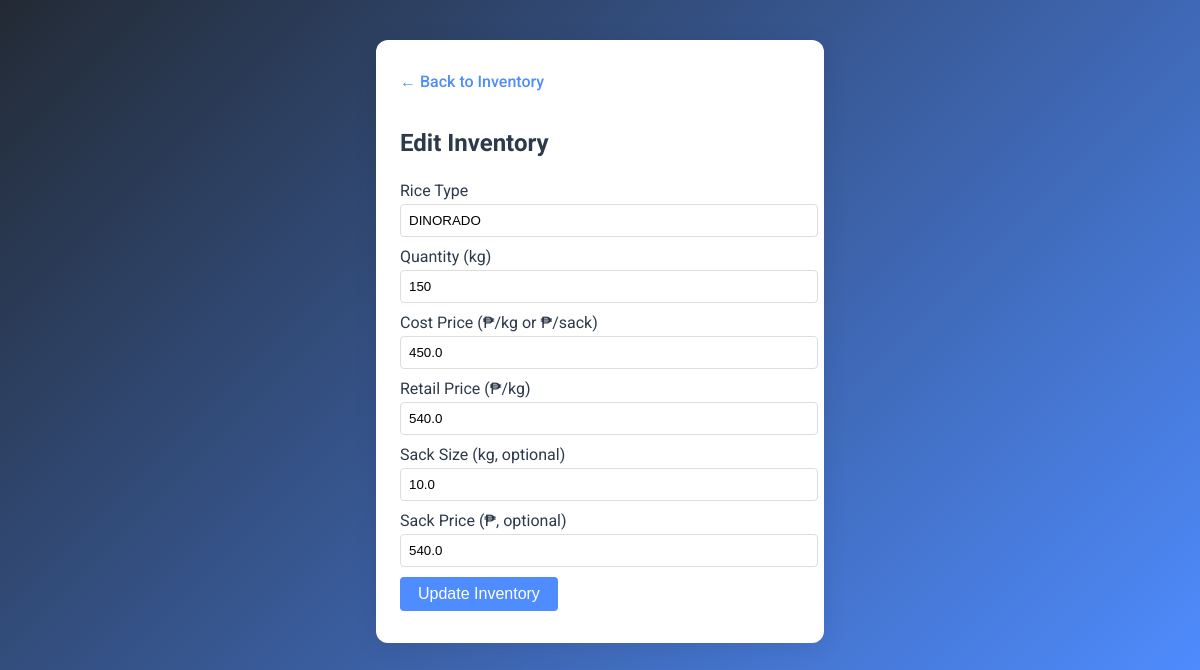
Screenshot of /inventory/edit/10 with the database file from the repository.
### tables this page shows
CREATE TABLE inventory (
            id INTEGER PRIMARY KEY AUTOINCREMENT,
            product_name TEXT NOT NULL,
            supplier_id INTEGER,
            quantity INTEGER,
            cost_price REAL,
            retail_price REAL,
            sack_size REAL,
            sack_price REAL,
            FOREIGN KEY (supplier_id) REFERENCES suppliers(id)
        );

### app.py (the view, shortened to what this page needs)
@app.route('/inventory/edit/<int:item_id>', methods=['GET', 'POST'])
def edit_inventory(item_id):
    item = query_db('SELECT * FROM inventory WHERE id = ?', (item_id,), one=True)
    return render_template('edit_inventory.html', item=item)

### database/db.py (called while the page is built)
def get_db():
    db = getattr(g, '_database', None)
    if db is None:
        db = g._database = sqlite3.connect(DATABASE)
        db.row_factory = sqlite3.Row
    return db

def query_db(query, args=(), one=False):
    cur = get_db().execute(query, args)
    rv = cur.fetchall()
    cur.close()
    return (rv[0] if rv else None) if one else rv

### templates/edit_inventory.html (shortened to what this page needs)
<!DOCTYPE html>
<html lang="en">
<head>
</head>
<body>
    <div class="container">
        <a href="/inventory" class="back-link">&larr; Back to Inventory</a>
        <h2>Edit Inventory</h2>
        <form action="/inventory/edit/{{ item['id'] }}" method="post">
        <div class="form-row">
            <label for="product_name">Rice Type</label>
            <input type="text" id="product_name" name="product_name" value="{{ item['product_name'] }}" required>
        </div>
        <div class="form-row">
            <label for="quantity">Quantity (kg)</label>
            <input type="number" id="quantity" name="quantity" value="{{ item['quantity'] }}" min="1" required>
        </div>
        <div class="form-row">
            <label for="cost_price">Cost Price (₱/kg or ₱/sack)</label>
            <input type="number" id="cost_price" name="cost_price" value="{{ item['cost_price'] }}" min="0" step="0.01" required>
        </div>
        <div class="form-row">
            <label for="retail_price">Retail Price (₱/kg)</label>
            <input type="number" id="retail_price" name="retail_price" value="{{ item['retail_price'] }}" min="0" step="0.01" required>
        </div>
        <div class="form-row">
            <label for="sack_size">Sack Size (kg, optional)</label>
            <input type="number" id="sack_size" name="sack_size" value="{{ item['sack_size'] if item['sack_size'] else '' }}" min="1" step="0.01" placeholder="e.g. 25 or 50">
        </div>
        <div class="form-row">
            <label for="sack_price">Sack Price (₱, optional)</label>
            <input type="number" id="sack_price" name="sack_price" value="{{ item['sack_price'] if item['sack_price'] else '' }}" min="0" step="0.01" placeholder="e.g. 1200.00">
        </div>
        <button type="submit" class="btn">Update Inventory</button>
        </form>
    </div>
</body>
</html>

### templates/edit_inventory.html (style rules this page uses)
body { font-family: 'Roboto', Arial, sans-serif; background: linear-gradient(135deg, #232a34 0%, #4f8cff 100%); margin: 0; transition: background 0.6s; }
.container { max-width: 400px; margin: 40px auto; background: #fff; border-radius: 12px; box-shadow: 0 4px 24px rgba(0,0,0,0.08); padding: 32px 24px; }
h2 { color: #2d3a4b; margin-bottom: 24px; font-size: 1.5rem; font-weight: 700; }
.back-link { display: inline-block; margin-bottom: 18px; color: #4f8cff; text-decoration: none; font-weight: 500; }
.form-row { margin-bottom: 10px; }
.form-row label { display: block; margin-bottom: 4px; color: #2d3a4b; }
.form-row input { width: 100%; padding: 8px; border: 1px solid #ddd; border-radius: 4px; }
.btn { padding: 8px 18px; border: none; border-radius: 4px; cursor: pointer; font-size: 1rem; background: #4f8cff; color: #fff; }

### rows the page displays
inventory: product_name "DINORADO", quantity "150", cost_price "450.0", retail_price "540.0", sack_size "10.0", sack_price "540.0"
